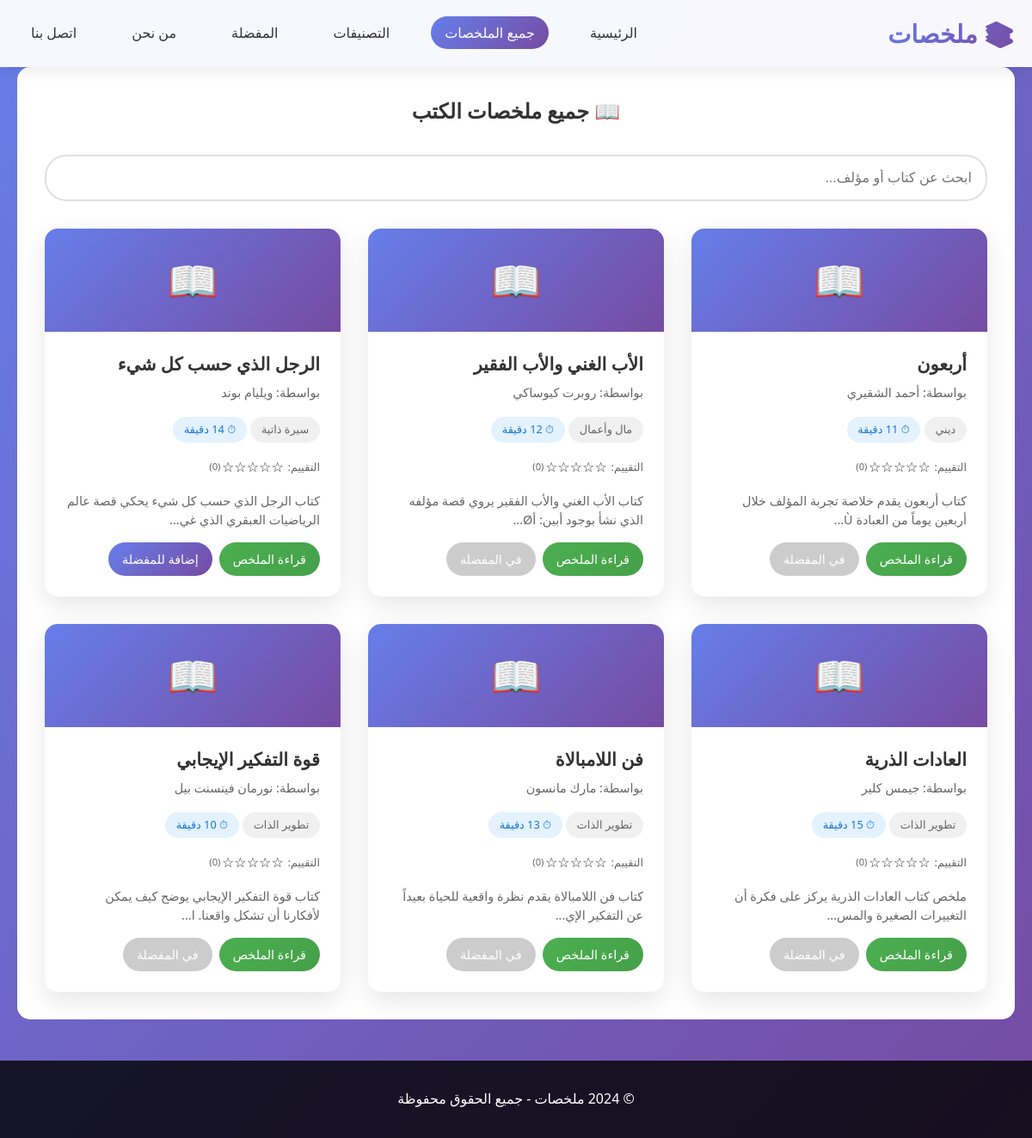
Page /summaries.php on the committed database.
### tables this page shows
CREATE TABLE `books` (
  `id` int(6) UNSIGNED NOT NULL,
  `title` varchar(255) NOT NULL,
  `author` varchar(255) NOT NULL,
  `category` varchar(100) DEFAULT NULL,
  `summary` text DEFAULT NULL,
  `cover_image` varchar(255) DEFAULT NULL,
  `reading_time` varchar(50) DEFAULT NULL,
  `key_points` text DEFAULT NULL,
  `created_at` timestamp NOT NULL DEFAULT current_timestamp()
);

### summaries.php (the view, shortened to what this page needs)
<?php include 'config.php'; ?>
<!DOCTYPE html>
<html lang="ar" dir="rtl">
<head>
    <link rel="stylesheet" href="style.css">
</head>
<body>
    <header>
        <nav class="container">
            <div class="logo">📚 ملخصات</div>
            <ul class="nav-links">
                <li><a href="index.php">الرئيسية</a></li>
                <li><a href="summaries.php" class="active">جميع الملخصات</a></li>
                <li><a href="categories.php">التصنيفات</a></li>
                <li><a href="favorites.php">المفضلة</a></li>
                <li><a href="about.php">من نحن</a></li>
                <li><a href="contact.php">اتصل بنا</a></li>
            </ul>
        </nav>
    </header>
    <main class="container">
        <section style="background: white; border-radius: 15px; padding: 2rem; margin-bottom: 2rem;">
            <?php
            $category = isset($_GET['category']) ? $_GET['category'] : '';
            if ($category) {
                echo "<h1 style='color: #333; text-align: center; margin-bottom: 2rem;'>📖 ملخصات: {$category}</h1>";
                echo "<div style='text-align: center; margin-bottom: 1rem;'>";
                echo "<a href='summaries.php' class='btn btn-secondary'>عرض جميع الملخصات</a>";
                echo "</div>";
            } else {
                echo "<h1 style='color: #333; text-align: center; margin-bottom: 2rem;'>📖 جميع ملخصات الكتب</h1>";
            }
            ?>
            <div style="margin-bottom: 2rem;">
                <input type="text" id="search" placeholder="ابحث عن كتاب أو مؤلف..."
                       onkeyup="searchSummaries()" style="width: 100%; padding: 1rem; border: 2px solid #e0e0e0; border-radius: 25px; font-size: 1rem;">
            </div>
            <div class="books-grid">
                <?php
                if ($category) {
                    $sql = "SELECT * FROM books WHERE category = ? ORDER BY title";
                    $stmt = $conn->prepare($sql);
                    $stmt->bind_param("s", $category);
                    $stmt->execute();
                    $result = $stmt->get_result();
                } else {
                    $sql = "SELECT * FROM books ORDER BY title";
                    $result = $conn->query($sql);
                }
                if ($result->num_rows > 0) {
                    while($row = $result->fetch_assoc()) {
                        $favorite_sql = "SELECT * FROM favorites WHERE book_id = ?";
                        $favorite_stmt = $conn->prepare($favorite_sql);
                        $favorite_stmt->bind_param("i", $row['id']);
                        $favorite_stmt->execute();
                        $is_favorite = $favorite_stmt->get_result()->num_rows > 0;
                        $favorite_btn = $is_favorite
                            ? "<button class='btn btn-secondary' style='padding: 0.5rem 1rem; font-size: 0.9rem;' disabled>في المفضلة</button>"
                            : "<a href='add_favorite.php?book_id={$row['id']}' class='btn' style='padding: 0.5rem 1rem; font-size: 0.9rem;'>إضافة للمفضلة</a>";
                        $avg_rating = $row['average_rating'] ?? 0;
                        $stars = '';
                        for ($i = 1; $i <= 5; $i++) {
                            if ($i <= floor($avg_rating)) {
                                $stars .= '⭐';
                            } else {
                                $stars .= '☆';
                            }
                        }
                        echo "
                        <div class='book-card'>
                            <div class='book-cover'>📖</div>
                            <div class='book-info'>
                                <h3>{$row['title']}</h3>
                                <div class='book-author'>بواسطة: {$row['author']}</div>
                                <div class='book-category'>{$row['category']}</div>
                                <div class='reading-time' style='background: #e3f2fd; color: #1976d2; padding: 0.3rem 0.8rem; border-radius: 15px; font-size: 0.8rem; display: inline-block; margin: 0.5rem 0;'>
                                    ⏱ {$row['reading_time']}
                                </div>
                                <div style='display: flex; align-items: center; gap: 0.3rem; margin: 0.5rem 0;'>
                                    <div style='font-size: 0.8rem; color: #666;'>التقييم:</div>
                                    <div style='display: flex; align-items: center; gap: 0.1rem;'>
                                        {$stars}
                                        <span style='color: #666; font-size: 0.7rem;'>(" . round($avg_rating, 1) . ")</span>
                                    </div>
                                </div>
                                <p style='color: #666; margin: 1rem 0; font-size: 0.9rem; line-height: 1.5;'>" .
                                substr($row['summary'], 0, 120) . "...</p>
                                <div style='margin-top: 1rem; display: flex; gap: 0.5rem; flex-wrap: wrap;'>
                                    <a href='summary.php?id={$row['id']}' class='btn btn-success' style='padding: 0.5rem 1rem; font-size: 0.9rem;'>قراءة الملخص</a>
                                    {$favorite_btn}
                                </div>
                            </div>
                        </div>";
                    }
                }
                ?>
            </div>
        </section>
    </main>
    <footer style="background: rgba(0,0,0,0.8); color: white; text-align: center; padding: 2rem 0; margin-top: 3rem;">
        <div class="container">
            <p>© 2024 ملخصات - جميع الحقوق محفوظة</p>
        </div>
    </footer>
</body>
</html>

### style.css (style rules this page uses)
* { margin: 0; padding: 0; box-sizing: border-box; }
body { font-family: 'Segoe UI', Tahoma, Geneva, Verdana, sans-serif; line-height: 1.6; color: #333; background: linear-gradient(135deg, #667eea 0%, #764ba2 100%); min-height: 100vh; }
.container { max-width: 1200px; margin: 0 auto; padding: 0 20px; }
header { background: rgba(255, 255, 255, 0.95); backdrop-filter: blur(10px); padding: 1rem 0; box-shadow: 0 2px 20px rgba(0,0,0,0.1); position: sticky; top: 0; z-index: 1000; }
nav { display: flex; justify-content: space-between; align-items: center; }
.logo { font-size: 1.8rem; font-weight: bold; background: linear-gradient(135deg, #667eea 0%, #764ba2 100%); -webkit-background-clip: text; -webkit-text-fill-color: transparent; }
.nav-links { display: flex; list-style: none; gap: 2rem; }
.nav-links a { color: #333; text-decoration: none; padding: 0.5rem 1rem; border-radius: 25px; transition: all 0.3s; font-weight: 500; }
.nav-links a:hover, .nav-links a.active { background: linear-gradient(135deg, #667eea 0%, #764ba2 100%); color: white; }
main { padding: 2rem 0; }
.books-grid { display: grid; grid-template-columns: repeat(auto-fill, minmax(300px, 1fr)); gap: 2rem; margin-top: 2rem; }
.book-card { background: white; border-radius: 15px; overflow: hidden; box-shadow: 0 10px 30px rgba(0,0,0,0.1); transition: transform 0.3s, box-shadow 0.3s; cursor: pointer; }
.book-cover { height: 120px; background: linear-gradient(135deg, #667eea 0%, #764ba2 100%); display: flex; align-items: center; justify-content: center; color: white; font-size: 3rem; }
.book-info { padding: 1.5rem; }
.book-info h3 { color: #333; margin-bottom: 0.5rem; font-size: 1.3rem; line-height: 1.3; }
.book-author { color: #666; font-size: 0.9rem; margin-bottom: 0.5rem; }
.book-category { background: #f0f0f0; color: #666; padding: 0.3rem 0.8rem; border-radius: 15px; font-size: 0.8rem; display: inline-block; margin-bottom: 0.5rem; }
.reading-time { background: #e3f2fd; color: #1976d2; padding: 0.3rem 0.8rem; border-radius: 15px; font-size: 0.8rem; display: inline-block; margin: 0.5rem 0; }
.btn { background: linear-gradient(135deg, #667eea 0%, #764ba2 100%); color: white; padding: 0.75rem 1.5rem; border: none; border-radius: 25px; cursor: pointer; text-decoration: none; display: inline-block; text-align: center; transition: all 0.3s; font-weight: 500; font-size: 0.9rem; }
.btn-success { background: linear-gradient(135deg, #4CAF50 0%, #45a049 100%); }
.btn-secondary { background: linear-gradient(135deg, #6c757d 0%, #545b62 100%); }
.btn:disabled { background: #ccc; cursor: not-allowed; transform: none; }
footer { background: rgba(0,0,0,0.8); color: white; text-align: center; padding: 2rem 0; margin-top: 3rem; }
.book-card { animation: fadeIn 0.5s ease-in-out; }

### rows in the picture
books: title "أربعون", author "أحمد الشقيري", category "ديني", reading_time "11 دقيقة", stars "☆☆☆☆☆", avg_rating "0", summary "كتاب أربعون يقدم خلاصة تجربة المؤلف خلال أربعين يوماً من العبادة Ù", shows "في المفضلة"
books: title "الأب الغني والأب الفقير", author "روبرت كيوساكي", category "مال وأعمال", reading_time "12 دقيقة", stars "☆☆☆☆☆", avg_rating "0", summary "كتاب الأب الغني والأب الفقير يروي قصة مؤلفه الذي نشأ بوجود أبين: أØ", shows "في المفضلة"
books: title "الرجل الذي حسب كل شيء", author "ويليام بوند", category "سيرة ذاتية", reading_time "14 دقيقة", stars "☆☆☆☆☆", avg_rating "0", summary "كتاب الرجل الذي حسب كل شيء يحكي قصة عالم الرياضيات العبقري الذي غي"
books: title "العادات الذرية", author "جيمس كلير", category "تطوير الذات", reading_time "15 دقيقة", stars "☆☆☆☆☆", avg_rating "0", summary "ملخص كتاب العادات الذرية يركز على فكرة أن التغييرات الصغيرة والمس", shows "في المفضلة"
books: title "فن اللامبالاة", author "مارك مانسون", category "تطوير الذات", reading_time "13 دقيقة", stars "☆☆☆☆☆", avg_rating "0", summary "كتاب فن اللامبالاة يقدم نظرة واقعية للحياة بعيداً عن التفكير الإي", shows "في المفضلة"
books: title "قوة التفكير الإيجابي", author "نورمان فينسنت بيل", category "تطوير الذات", reading_time "10 دقيقة", stars "☆☆☆☆☆", avg_rating "0", summary "كتاب قوة التفكير الإيجابي يوضح كيف يمكن لأفكارنا أن تشكل واقعنا. ا", shows "في المفضلة"
